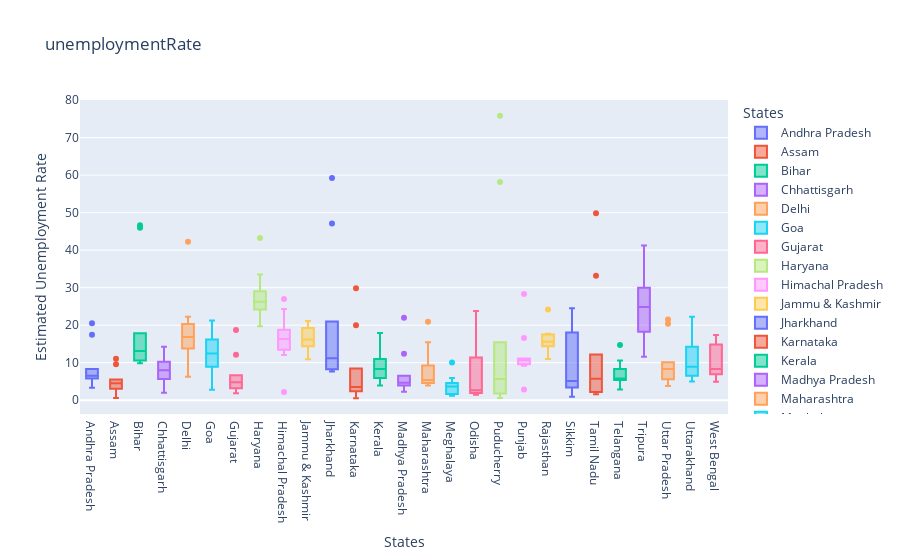

Write notebook code for a chart like this one.
### Markdown cell above
## EDA - Exploratory Data Analysis

### Code cell
#plotting a box-plot to show un-employment rate in each state
fig = px.box(
    df,
    x='States',
    y='Estimated Unemployment Rate',
    color='States',
    title='unemploymentRate',
    template='plotly'
)
fig.show()

### Figure 1 — Plotly figure (JSON) as saved in the notebook; plotly's stock layout.template omitted (floating-point values rounded to 4 significant figures)
{"data": [{"alignmentgroup": "True", "hovertemplate": "States=%{x}<br>Estimated Unemployment Rate=%{y}<extra></extra>", "legendgroup": "Andhra Pradesh", "marker": {"color": "#636efa"}, "name": "Andhra Pradesh", "notched": false, "offsetgroup": "Andhra Pradesh", "orientation": "v", "showlegend": true, "type": "box", "x": ["Andhra Pradesh", "Andhra Pradesh", "Andhra Pradesh", "Andhra Pradesh", "Andhra Pradesh", "Andhra Pradesh", "Andhra Pradesh", "Andhra Pradesh", "Andhra Pradesh", "Andhra Pradesh"], "x0": " ", "xaxis": "x", "y": [5.48, 5.83, 5.79, 20.51, 17.43, 3.31, 8.34, 6.96, 6.4, 6.59], "y0": " ", "yaxis": "y"}, {"alignmentgroup": "True", "hovertemplate": "States=%{x}<br>Estimated Unemployment Rate=%{y}<extra></extra>", "legendgroup": "Assam", "marker": {"color": "#EF553B"}, "name": "Assam", "notched": false, "offsetgroup": "Assam", "orientation": "v", "showlegend": true, "type": "box", "x": ["Assam", "Assam", "Assam", "Assam", "Assam", "Assam", "Assam", "Assam", "Assam", "Assam"], "x0": " ", "xaxis": "x", "y": [4.66, 4.41, 4.77, 11.06, 9.55, 0.6, 3.77, 5.53, 1.19, 3.02], "y0": " ", "yaxis": "y"}, {"alignmentgroup": "True", "hovertemplate": "States=%{x}<br>Estimated Unemployment Rate=%{y}<extra></extra>", "legendgroup": "Bihar", "marker": {"color": "#00cc96"}, "name": "Bihar", "notched": false, "offsetgroup": "Bihar", "orientation": "v", "showlegend": true, "type": "box", "x": ["Bihar", "Bihar", "Bihar", "Bihar", "Bihar", "Bihar", "Bihar", "Bihar", "Bihar", "Bihar"], "x0": " ", "xaxis": "x", "y": [10.61, 10.29, 15.43, 46.64, 45.96, 17.82, 12.79, 13.44, 11.91, 9.82], "y0": " ", "yaxis": "y"}, {"alignmentgroup": "True", "hovertemplate": "States=%{x}<br>Estimated Unemployment Rate=%{y}<extra></extra>", "legendgroup": "Chhattisgarh", "marker": {"color": "#ab63fa"}, "name": "Chhattisgarh", "notched": false, "offsetgroup": "Chhattisgarh", "orientation": "v", "showlegend": true, "type": "box", "x": ["Chhattisgarh", "Chhattisgarh", "Chhattisgarh", "Chhattisgarh", "Chhattisgarh", "Chhattisgarh", "Chhattisgarh", "Chhattisgarh", "Chhattisgarh", "Chhattisgarh"], "x0": " ", "xaxis": "x", "y": [9.65, 8.38, 7.54, 3.41, 10.5, 14.23, 10.27, 5.63, 1.96, 6.62], "y0": " ", "yaxis": "y"}, {"alignmentgroup": "True", "hovertemplate": "States=%{x}<br>Estimated Unemployment Rate=%{y}<extra></extra>", "legendgroup": "Delhi", "marker": {"color": "#FFA15A"}, "name": "Delhi", "notched": false, "offsetgroup": "Delhi", "orientation": "v", "showlegend": true, "type": "box", "x": ["Delhi", "Delhi", "Delhi", "Delhi", "Delhi", "Delhi", "Delhi", "Delhi", "Delhi", "Delhi"], "x0": " ", "xaxis": "x", "y": [22.23, 14.84, 17.04, 16.68, 42.27, 18.19, 20.3, 13.79, 12.53, 6.27], "y0": " ", "yaxis": "y"}, {"alignmentgroup": "True", "hovertemplate": "States=%{x}<br>Estimated Unemployment Rate=%{y}<extra></extra>", "legendgroup": "Goa", "marker": {"color": "#19d3f3"}, "name": "Goa", "notched": false, "offsetgroup": "Goa", "orientation": "v", "showlegend": true, "type": "box", "x": ["Goa", "Goa", "Goa", "Goa", "Goa", "Goa", "Goa", "Goa", "Goa", "Goa"], "x0": " ", "xaxis": "x", "y": [8.89, 2.81, 5.25, 13.31, 21.25, 9.96, 17.07, 16.21, 15.38, 11.54], "y0": " ", "yaxis": "y"}, {"alignmentgroup": "True", "hovertemplate": "States=%{x}<br>Estimated Unemployment Rate=%{y}<extra></extra>", "legendgroup": "Gujarat", "marker": {"color": "#FF6692"}, "name": "Gujarat", "notched": false, "offsetgroup": "Gujarat", "orientation": "v", "showlegend": true, "type": "box", "x": ["Gujarat", "Gujarat", "Gujarat", "Gujarat", "Gujarat", "Gujarat", "Gujarat", "Gujarat", "Gujarat", "Gujarat"], "x0": " ", "xaxis": "x", "y": [5.54, 6.38, 6.66, 18.71, 12.11, 3.2, 1.84, 1.87, 3.42, 4.03], "y0": " ", "yaxis": "y"}, {"alignmentgroup": "True", "hovertemplate": "States=%{x}<br>Estimated Unemployment Rate=%{y}<extra></extra>", "legendgroup": "Haryana", "marker": {"color": "#B6E880"}, "name": "Haryana", "notched": false, "offsetgroup": "Haryana", "orientation": "v", "showlegend": true, "type": "box", "x": ["Haryana", "Haryana", "Haryana", "Haryana", "Haryana", "Haryana", "Haryana", "Haryana", "Haryana", "Haryana"], "x0": " ", "xaxis": "x", "y": [20.34, 25.77, 25.05, 43.22, 29.02, 26.7, 24.18, 33.5, 19.68, 27.31], "y0": " ", "yaxis": "y"}, {"alignmentgroup": "True", "hovertemplate": "States=%{x}<br>Estimated Unemployment Rate=%{y}<extra></extra>", "legendgroup": "Himachal Pradesh", "marker": {"color": "#FF97FF"}, "name": "Himachal Pradesh", "notched": false, "offsetgroup": "Himachal Pradesh", "orientation": "v", "showlegend": true, "type": "box", "x": ["Himachal Pradesh", "Himachal Pradesh", "Himachal Pradesh", "Himachal Pradesh", "Himachal Pradesh", "Himachal Pradesh", "Himachal Pradesh", "Himachal Pradesh", "Himachal Pradesh", "Himachal Pradesh"], "x0": " ", "xaxis": "x", "y": [16.83, 16.84, 18.76, 2.2, 26.95, 13.47, 24.31, 15.79, 12.04, 13.46], "y0": " ", "yaxis": "y"}, {"alignmentgroup": "True", "hovertemplate": "States=%{x}<br>Estimated Unemployment Rate=%{y}<extra></extra>", "legendgroup": "Jammu & Kashmir", "marker": {"color": "#FECB52"}, "name": "Jammu & Kashmir", "notched": false, "offsetgroup": "Jammu & Kashmir", "orientation": "v", "showlegend": true, "type": "box", "x": ["Jammu & Kashmir", "Jammu & Kashmir", "Jammu & Kashmir", "Jammu & Kashmir", "Jammu & Kashmir", "Jammu & Kashmir", "Jammu & Kashmir", "Jammu & Kashmir", "Jammu & Kashmir"], "x0": " ", "xaxis": "x", "y": [21.08, 20.78, 15.5, 18.74, 17.92, 10.88, 11.09, 16.17, 16.14], "y0": " ", "yaxis": "y"}, {"alignmentgroup": "True", "hovertemplate": "States=%{x}<br>Estimated Unemployment Rate=%{y}<extra></extra>", "legendgroup": "Jharkhand", "marker": {"color": "#636efa"}, "name": "Jharkhand", "notched": false, "offsetgroup": "Jharkhand", "orientation": "v", "showlegend": true, "type": "box", "x": ["Jharkhand", "Jharkhand", "Jharkhand", "Jharkhand", "Jharkhand", "Jharkhand", "Jharkhand", "Jharkhand", "Jharkhand", "Jharkhand"], "x0": " ", "xaxis": "x", "y": [10.61, 11.85, 8.23, 47.09, 59.23, 20.95, 7.63, 9.76, 8.24, 11.8], "y0": " ", "yaxis": "y"}, {"alignmentgroup": "True", "hovertemplate": "States=%{x}<br>Estimated Unemployment Rate=%{y}<extra></extra>", "legendgroup": "Karnataka", "marker": {"color": "#EF553B"}, "name": "Karnataka", "notched": false, "offsetgroup": "Karnataka", "orientation": "v", "showlegend": true, "type": "box", "x": ["Karnataka", "Karnataka", "Karnataka", "Karnataka", "Karnataka", "Karnataka", "Karnataka", "Karnataka", "Karnataka", "Karnataka"], "x0": " ", "xaxis": "x", "y": [2.86, 3.61, 3.46, 29.84, 19.97, 8.44, 4.01, 0.5, 2.41, 1.58], "y0": " ", "yaxis": "y"}, {"alignmentgroup": "True", "hovertemplate": "States=%{x}<br>Estimated Unemployment Rate=%{y}<extra></extra>", "legendgroup": "Kerala", "marker": {"color": "#00cc96"}, "name": "Kerala", "notched": false, "offsetgroup": "Kerala", "orientation": "v", "showlegend": true, "type": "box", "x": ["Kerala", "Kerala", "Kerala", "Kerala", "Kerala", "Kerala", "Kerala", "Kerala", "Kerala", "Kerala"], "x0": " ", "xaxis": "x", "y": [5.31, 7.6, 8.99, 16.99, 17.88, 9.71, 7.09, 10.98, 5.91, 3.88], "y0": " ", "yaxis": "y"}, {"alignmentgroup": "True", "hovertemplate": "States=%{x}<br>Estimated Unemployment Rate=%{y}<extra></extra>", "legendgroup": "Madhya Pradesh", "marker": {"color": "#ab63fa"}, "name": "Madhya Pradesh", "notched": false, "offsetgroup": "Madhya Pradesh", "orientation": "v", "showlegend": true, "type": "box", "x": ["Madhya Pradesh", "Madhya Pradesh", "Madhya Pradesh", "Madhya Pradesh", "Madhya Pradesh", "Madhya Pradesh", "Madhya Pradesh", "Madhya Pradesh", "Madhya Pradesh", "Madhya Pradesh"], "x0": " ", "xaxis": "x", "y": [4.11, 4.57, 2.22, 12.36, 21.98, 6.48, 5.08, 4.7, 3.91, 3.13], "y0": " ", "yaxis": "y"}, {"alignmentgroup": "True", "hovertemplate": "States=%{x}<br>Estimated Unemployment Rate=%{y}<extra></extra>", "legendgroup": "Maharashtra", "marker": {"color": "#FFA15A"}, "name": "Maharashtra", "notched": false, "offsetgroup": "Maharashtra", "orientation": "v", "showlegend": true, "type": "box", "x": ["Maharashtra", "Maharashtra", "Maharashtra", "Maharashtra", "Maharashtra", "Maharashtra", "Maharashtra", "Maharashtra", "Maharashtra", "Maharashtra"], "x0": " ", "xaxis": "x", "y": [4.95, 4.69, 5.79, 20.9, 15.46, 9.23, 3.89, 6.23, 4.55, 4.1], "y0": " ", "yaxis": "y"}, {"alignmentgroup": "True", "hovertemplate": "States=%{x}<br>Estimated Unemployment Rate=%{y}<extra></extra>", "legendgroup": "Meghalaya", "marker": {"color": "#19d3f3"}, "name": "Meghalaya", "notched": false, "offsetgroup": "Meghalaya", "orientation": "v", "showlegend": true, "type": "box", "x": ["Meghalaya", "Meghalaya", "Meghalaya", "Meghalaya", "Meghalaya", "Meghalaya", "Meghalaya", "Meghalaya", "Meghalaya", "Meghalaya"], "x0": " ", "xaxis": "x", "y": [1.66, 3.59, 1.58, 10.03, 5.92, 1.15, 2.1, 3.74, 4.29, 4.6], "y0": " ", "yaxis": "y"}, {"alignmentgroup": "True", "hovertemplate": "States=%{x}<br>Estimated Unemployment Rate=%{y}<extra></extra>", "legendgroup": "Odisha", "marker": {"color": "#FF6692"}, "name": "Odisha", "notched": false, "offsetgroup": "Odisha", "orientation": "v", "showlegend": true, "type": "box", "x": ["Odisha", "Odisha", "Odisha", "Odisha", "Odisha", "Odisha", "Odisha", "Odisha", "Odisha", "Odisha"], "x0": " ", "xaxis": "x", "y": [1.9, 3.12, 13.08, 23.76, 11.41, 3.77, 1.88, 1.42, 2.1, 2.18], "y0": " ", "yaxis": "y"}, {"alignmentgroup": "True", "hovertemplate": "States=%{x}<br>Estimated Unemployment Rate=%{y}<extra></extra>", "legendgroup": "Puducherry", "marker": {"color": "#B6E880"}, "name": "Puducherry", "notched": false, "offsetgroup": "Puducherry", "orientation": "v", "showlegend": true, "type": "box", "x": ["Puducherry", "Puducherry", "Puducherry", "Puducherry", "Puducherry", "Puducherry", "Puducherry", "Puducherry", "Puducherry", "Puducherry"], "x0": " ", "xaxis": "x", "y": [0.58, 1.76, 1.2, 75.85, 58.19, 4.24, 15.47, 5.05, 10.9, 6.18], "y0": " ", "yaxis": "y"}, {"alignmentgroup": "True", "hovertemplate": "States=%{x}<br>Estimated Unemployment Rate=%{y}<extra></extra>", "legendgroup": "Punjab", "marker": {"color": "#FF97FF"}, "name": "Punjab", "notched": false, "offsetgroup": "Punjab", "orientation": "v", "showlegend": true, "type": "box", "x": ["Punjab", "Punjab", "Punjab", "Punjab", "Punjab", "Punjab", "Punjab", "Punjab", "Punjab", "Punjab"], "x0": " ", "xaxis": "x", "y": [11.11, 10.97, 10.32, 2.86, 28.33, 16.55, 9.19, 10.99, 9.61, 9.88], "y0": " ", "yaxis": "y"}, {"alignmentgroup": "True", "hovertemplate": "States=%{x}<br>Estimated Unemployment Rate=%{y}<extra></extra>", "legendgroup": "Rajasthan", "marker": {"color": "#FECB52"}, "name": "Rajasthan", "notched": false, "offsetgroup": "Rajasthan", "orientation": "v", "showlegend": true, "type": "box", "x": ["Rajasthan", "Rajasthan", "Rajasthan", "Rajasthan", "Rajasthan", "Rajasthan", "Rajasthan", "Rajasthan", "Rajasthan", "Rajasthan"], "x0": " ", "xaxis": "x", "y": [10.97, 15.16, 11.9, 17.7, 15.74, 14.39, 15.81, 17.51, 15.35, 24.15], "y0": " ", "yaxis": "y"}, {"alignmentgroup": "True", "hovertemplate": "States=%{x}<br>Estimated Unemployment Rate=%{y}<extra></extra>", "legendgroup": "Sikkim", "marker": {"color": "#636efa"}, "name": "Sikkim", "notched": false, "offsetgroup": "Sikkim", "orientation": "v", "showlegend": true, "type": "box", "x": ["Sikkim", "Sikkim", "Sikkim", "Sikkim", "Sikkim", "Sikkim", "Sikkim", "Sikkim"], "x0": " ", "xaxis": "x", "y": [23.57, 2.28, 24.51, 4.46, 4.45, 12.49, 5.7, 0.88], "y0": " ", "yaxis": "y"}, {"alignmentgroup": "True", "hovertemplate": "States=%{x}<br>Estimated Unemployment Rate=%{y}<extra></extra>", "legendgroup": "Tamil Nadu", "marker": {"color": "#EF553B"}, "name": "Tamil Nadu", "notched": false, "offsetgroup": "Tamil Nadu", "orientation": "v", "showlegend": true, "type": "box", "x": ["Tamil Nadu", "Tamil Nadu", "Tamil Nadu", "Tamil Nadu", "Tamil Nadu", "Tamil Nadu", "Tamil Nadu", "Tamil Nadu", "Tamil Nadu", "Tamil Nadu"], "x0": " ", "xaxis": "x", "y": [1.57, 2.09, 6.4, 49.83, 33.16, 12.2, 6.81, 2.65, 5, 2.16], "y0": " ", "yaxis": "y"}, {"alignmentgroup": "True", "hovertemplate": "States=%{x}<br>Estimated Unemployment Rate=%{y}<extra></extra>", "legendgroup": "Telangana", "marker": {"color": "#00cc96"}, "name": "Telangana", "notched": false, "offsetgroup": "Telangana", "orientation": "v", "showlegend": true, "type": "box", "x": ["Telangana", "Telangana", "Telangana", "Telangana", "Telangana", "Telangana", "Telangana", "Telangana", "Telangana", "Telangana"], "x0": " ", "xaxis": "x", "y": [5.49, 8.29, 5.77, 6.25, 14.7, 10.55, 5.36, 5.79, 3.27, 2.86], "y0": " ", "yaxis": "y"}, {"alignmentgroup": "True", "hovertemplate": "States=%{x}<br>Estimated Unemployment Rate=%{y}<extra></extra>", "legendgroup": "Tripura", "marker": {"color": "#ab63fa"}, "name": "Tripura", "notched": false, "offsetgroup": "Tripura", "orientation": "v", "showlegend": true, "type": "box", "x": ["Tripura", "Tripura", "Tripura", "Tripura", "Tripura", "Tripura", "Tripura", "Tripura", "Tripura", "Tripura"], "x0": " ", "xaxis": "x", "y": [32.67, 28.4, 29.95, 41.23, 21.51, 21.71, 18.24, 27.92, 17.35, 11.57], "y0": " ", "yaxis": "y"}, {"alignmentgroup": "True", "hovertemplate": "States=%{x}<br>Estimated Unemployment Rate=%{y}<extra></extra>", "legendgroup": "Uttar Pradesh", "marker": {"color": "#FFA15A"}, "name": "Uttar Pradesh", "notched": false, "offsetgroup": "Uttar Pradesh", "orientation": "v", "showlegend": true, "type": "box", "x": ["Uttar Pradesh", "Uttar Pradesh", "Uttar Pradesh", "Uttar Pradesh", "Uttar Pradesh", "Uttar Pradesh", "Uttar Pradesh", "Uttar Pradesh", "Uttar Pradesh", "Uttar Pradesh"], "x0": " ", "xaxis": "x", "y": [7.58, 8.98, 10.11, 21.54, 20.41, 9.47, 5.56, 5.79, 4.18, 3.75], "y0": " ", "yaxis": "y"}, {"alignmentgroup": "True", "hovertemplate": "States=%{x}<br>Estimated Unemployment Rate=%{y}<extra></extra>", "legendgroup": "Uttarakhand", "marker": {"color": "#19d3f3"}, "name": "Uttarakhand", "notched": false, "offsetgroup": "Uttarakhand", "orientation": "v", "showlegend": true, "type": "box", "x": ["Uttarakhand", "Uttarakhand", "Uttarakhand", "Uttarakhand", "Uttarakhand", "Uttarakhand", "Uttarakhand", "Uttarakhand", "Uttarakhand", "Uttarakhand"], "x0": " ", "xaxis": "x", "y": [5.49, 4.99, 19.85, 6.48, 8.01, 8.61, 12.38, 14.26, 22.26, 9.23], "y0": " ", "yaxis": "y"}, {"alignmentgroup": "True", "hovertemplate": "States=%{x}<br>Estimated Unemployment Rate=%{y}<extra></extra>", "legendgroup": "West Bengal", "marker": {"color": "#FF6692"}, "name": "West Bengal", "notched": false, "offsetgroup": "West Bengal", "orientation": "v", "showlegend": true, "type": "box", "x": ["West Bengal", "West Bengal", "West Bengal", "West Bengal", "West Bengal", "West Bengal", "West Bengal", "West Bengal", "West Bengal", "West Bengal"], "x0": " ", "xaxis": "x", "y": [6.94, 4.92, 6.92, 17.41, 17.41, 7.29, 6.83, 14.87, 9.35, 9.98], "y0": " ", "yaxis": "y"}], "layout": {"boxmode": "overlay", "legend": {"title": {"text": "States"}, "tracegroupgap": 0}, "title": {"text": "unemploymentRate"}, "xaxis": {"anchor": "y", "categoryarray": ["Andhra Pradesh", "Assam", "Bihar", "Chhattisgarh", "Delhi", "Goa", "Gujarat", "Haryana", "Himachal Pradesh", "Jammu & Kashmir", "Jharkhand", "Karnataka", "Kerala", "Madhya Pradesh", "Maharashtra", "Meghalaya", "Odisha", "Puducherry", "Punjab", "Rajasthan", "Sikkim", "Tamil Nadu", "Telangana", "Tripura", "Uttar Pradesh", "Uttarakhand", "West Bengal"], "categoryorder": "array", "domain": [0, 1], "title": {"text": "States"}}, "yaxis": {"anchor": "x", "domain": [0, 1], "title": {"text": "Estimated Unemployment Rate"}}}}
